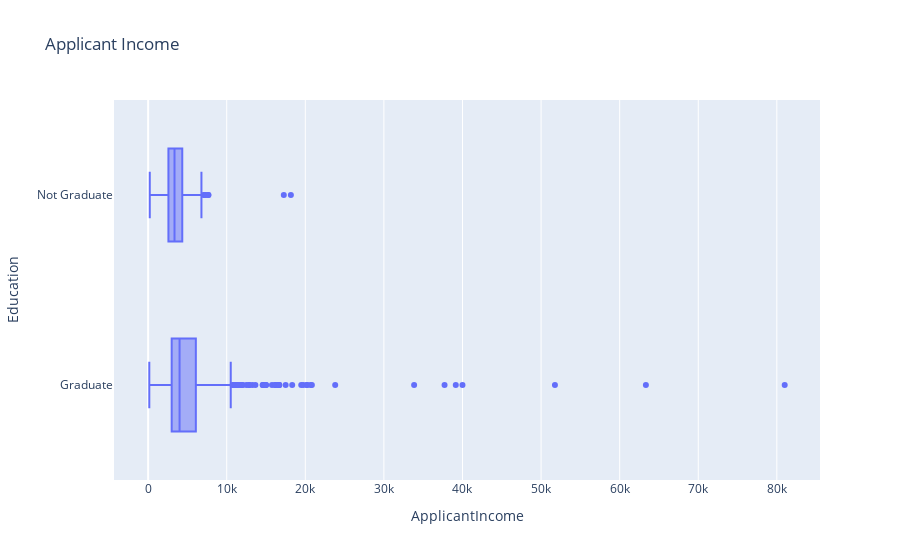

Write notebook code for a chart like this one.
### Code cell
# segregando por educación
# df.boxplot(column='ApplicantIncome', by='Education');
fig = px.box(df, x='ApplicantIncome', y='Education', title='Applicant Income')
fig.show()

### Figure 1 — Plotly figure (JSON) as saved in the notebook; plotly's stock layout.template omitted (floating-point values rounded to 4 significant figures; data arrays with more than 128 entries replaced by an {"elided": "..."} marker saying what was removed)
{"data": [{"alignmentgroup": "True", "hovertemplate": "ApplicantIncome=%{x}<br>Education=%{y}<extra></extra>", "legendgroup": "", "marker": {"color": "#636efa"}, "name": "", "notched": false, "offsetgroup": "", "orientation": "h", "showlegend": false, "type": "box", "x": {"elided": "614 int values"}, "x0": " ", "xaxis": "x", "y": {"elided": "614 str values"}, "y0": " ", "yaxis": "y"}], "layout": {"boxmode": "group", "legend": {"tracegroupgap": 0}, "title": {"text": "Applicant Income"}, "xaxis": {"anchor": "y", "domain": [0, 1], "title": {"text": "ApplicantIncome"}}, "yaxis": {"anchor": "x", "domain": [0, 1], "title": {"text": "Education"}}}}
